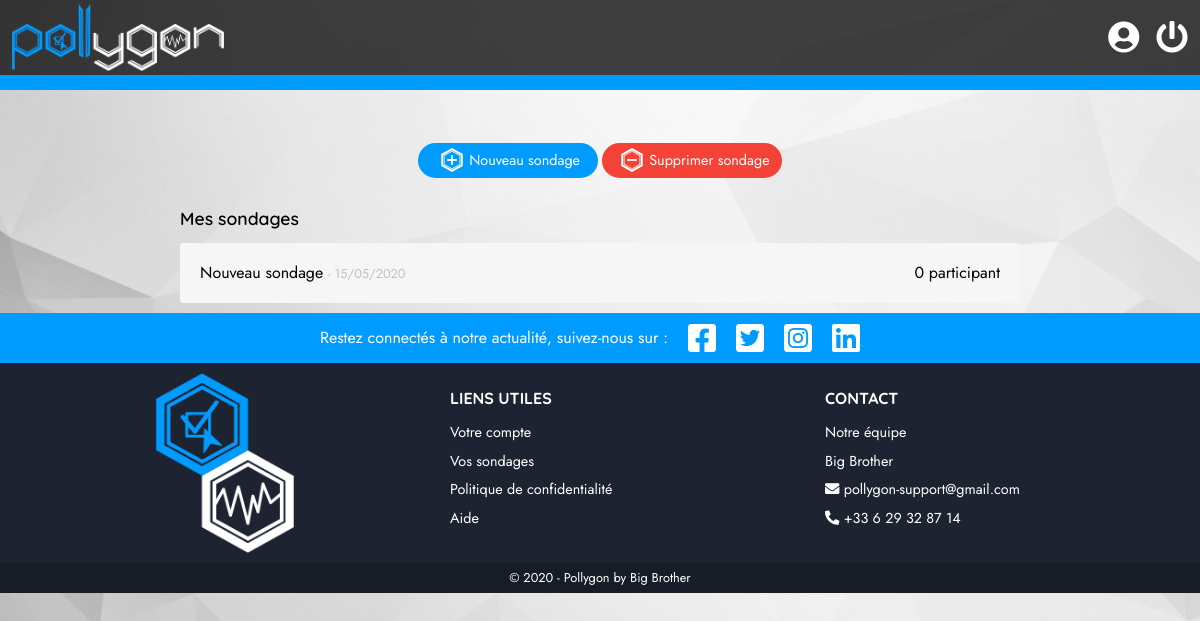
The page /home.php (signed in) on the database its author committed.
### tables this page shows
CREATE TABLE IF NOT EXISTS `surveys` (
  `survey_id` int(11) NOT NULL AUTO_INCREMENT,
  `owner_id` int(11) NOT NULL,
  `survey` text NOT NULL,
  PRIMARY KEY (`survey_id`),
  KEY `owner_id` (`owner_id`)
);

### classes/PDOFactory.php (called while the page is built, shortened)
<?php
abstract class PDOFactory {
    public static function sendQuery($db, $sql, $vars = [], $return = true) {
        $query = $db->prepare($sql);
        $result = [];
        foreach ($vars as $name => $value) {
            if      (is_int($value))    $type = PDO::PARAM_INT;
            elseif  (is_bool($value))   $type = PDO::PARAM_BOOL;
            else                        $type = PDO::PARAM_STR;
            $query->bindValue(":$name", $value, $type);
        }
        $query->execute();
        if ($return) while ($d = $query->fetch(PDO::FETCH_ASSOC)) { $result[] = $d; }
        if ($return) return $result;
    }
}

### classes/Survey.php (called while the page is built, shortened)
<?php
class Survey {
    private $title;
    private $creationDate;
    private $membersCount;
    public function getTitle()              { return $this->title; }
    public function getCreationDate()       { return $this->creationDate; }
    public function getMembersCountStr() {
        $count = $this->membersCount;
        $str = $count . " participant";
        return $str;
    }
}

### home.php (the view, shortened to what this page needs)
<?php
require_once "./init.php";
$surveys = PDOFactory::sendQuery($db, 'SELECT survey_id, survey FROM surveys WHERE owner_id = :owner_id', ["owner_id" => $_SESSION["user_id"]]);
if ($surveys) {
    foreach ($surveys as $survey) {
        $s = unserialize($survey["survey"]);
        ?>
            <li class="survey">
                <a class="surveyLink" href="./view_survey.php?survey=<?= $survey["survey_id"]; ?>">
                    <span class="surveyName"><?= $s->getTitle(); ?></span>
                    <span class="surveyDate">- <?= $s->getCreationDate(); ?></span>
                    <span class="surveyMembers"><?= $s->getMembersCountStr() ?></span>
                </a>
            </li>
        <?php
    }
} else {
    echo '<p id="noSurvey">Uh oh, il semble que vous n\'ayez cr&eacute;&eacute; aucun sondage.</p>';
}
require_once "./views/home_v.php";

### assets/css/main.css (style rules this page uses)
body { position: relative; height: 100%; font-family: 'Jost', Arial, sans-serif; background: url("../images/bg_white_alt.jpg") no-repeat 0 0 fixed; background-size: cover; }
a { outline: none; }
i.svgImport svg { position: absolute; top: 50%; left: 50%; transform: translate(-50%,-50%); max-width: 24px; width: 100%; max-height: 24px; margin: 0 auto; }
.survey { box-sizing: border-box; position: relative; width: 100%; height: 60px; line-height: 60px; margin-bottom: 10px; background: #f6f6f6; border-radius: 3px; transition: background-color 100ms ease-in; }
.survey::after { content: ''; position: absolute; top: 0; left: 0; z-index: -1; width: 100%; height: 100%; opacity: 0; border-radius: 5px; -webkit-box-shadow: 7px 7px 8px 0 rgba(0, 0, 0, 0.20); -moz-box-shadow: 7px 7px 8px 0 rgba(0, 0, 0, 0.20); box-shadow: 7px 7px 8px 0 rgba(0, 0, 0, 0.20); transition: opacity 200ms ease-in-out; }
.surveyLink { box-sizing: border-box; display: block; width: 100%; height: 100%; padding: 0 20px; color: #000000; text-decoration: none; }
.surveyDate { font-size: 0.8em; color: #c1c1c1; }
.surveyMembers { float: right; }

### rows shown on the page
surveys: Title "Nouveau sondage", CreationDate "15/05/2020", MembersCountStr "0 participant"
